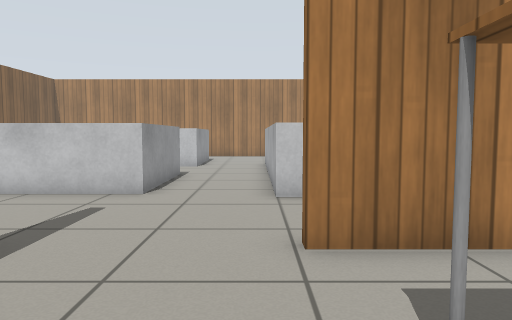
View 1 (above)

22 first-person views from a walk through a Gazebo world. The camera is 0.72 m above the floor, tilts 4° down and sees 70° across. The floor is counted in squares, 0.5 m on a side. Each view is taken from the middle of a square. On the plan, view 1 faces up. The plan holds only what a view shows up to about 16 squares ahead; the rest is blank. Simple patterns stand in for the simulator's built-in surfaces.

View 2
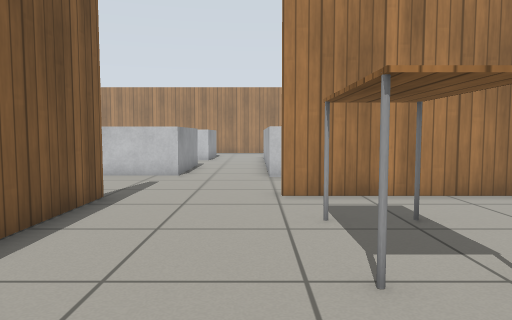

View 3
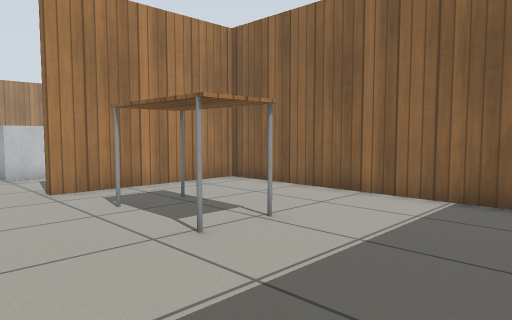

View 4
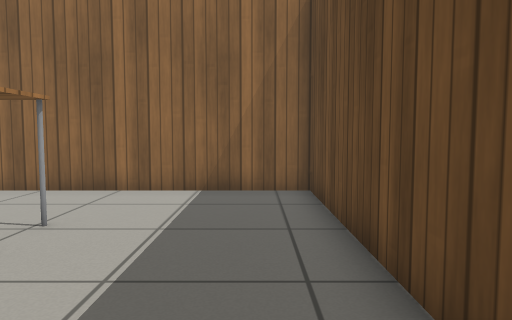

View 5
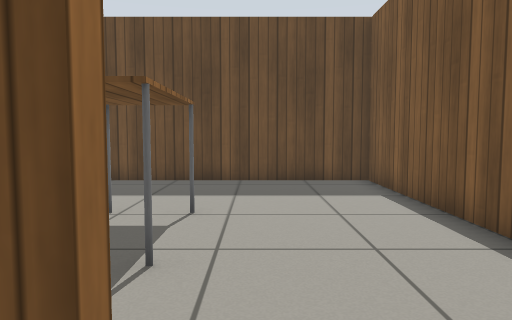

View 6
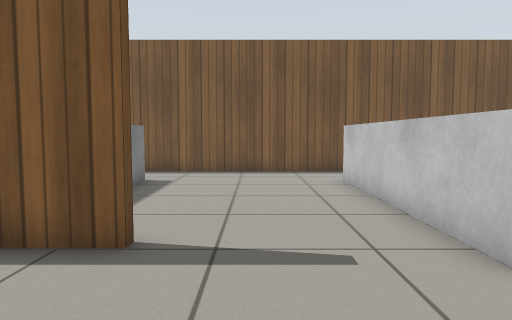

View 7
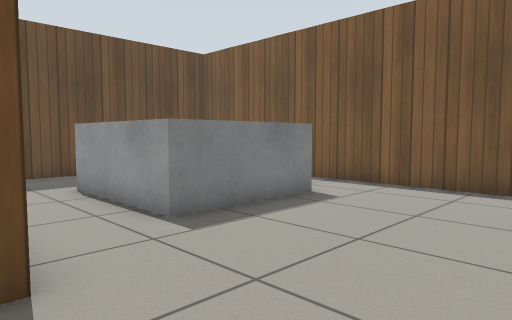

View 8
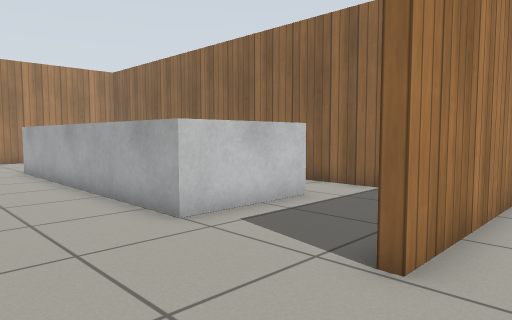

View 9
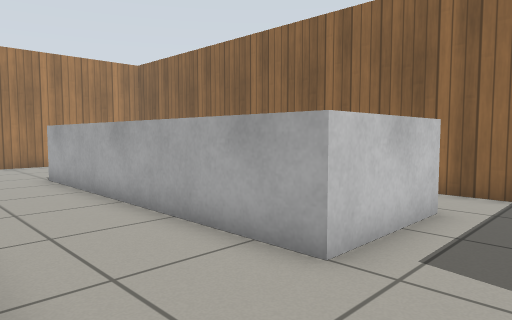

View 10
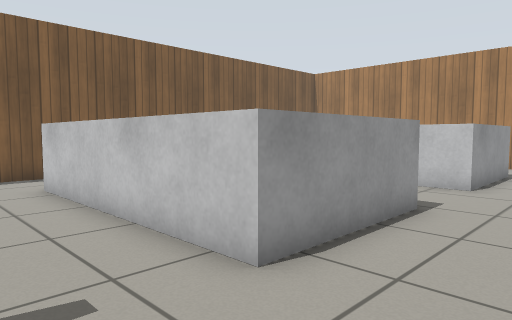

View 11
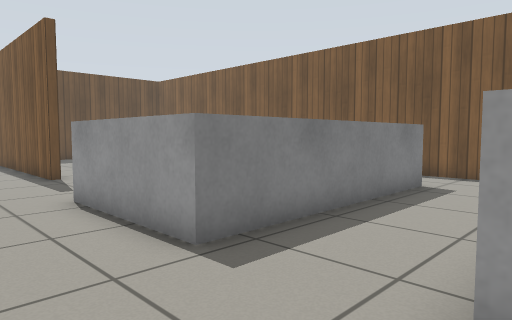

View 12
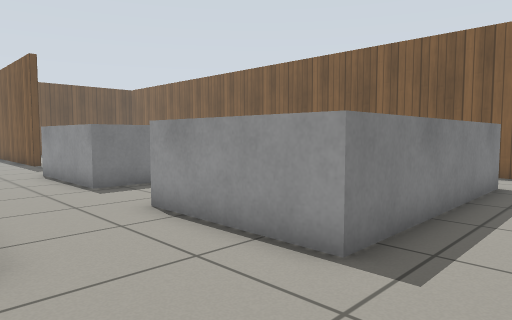

View 13
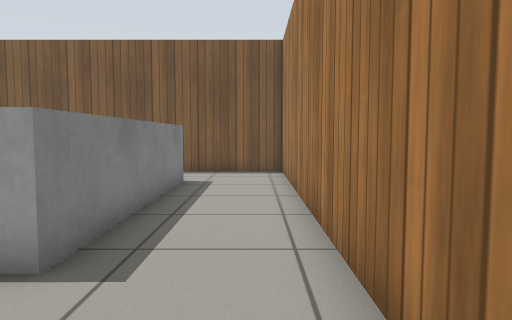

View 14
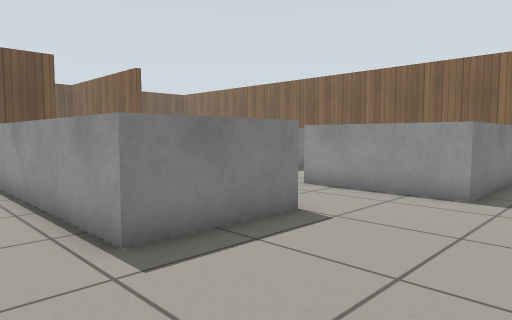

View 15
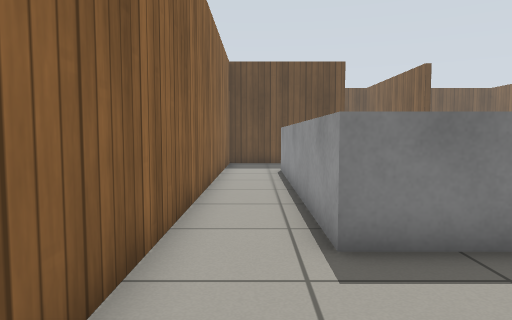

View 16
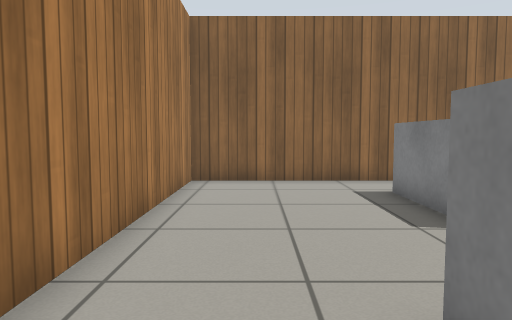

View 17
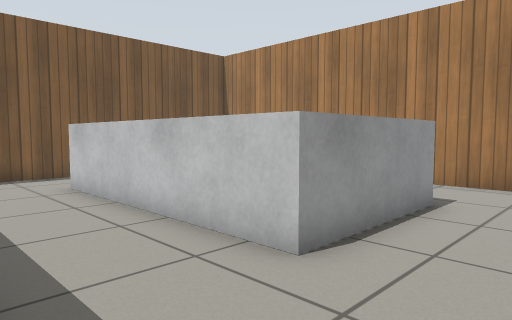

View 18
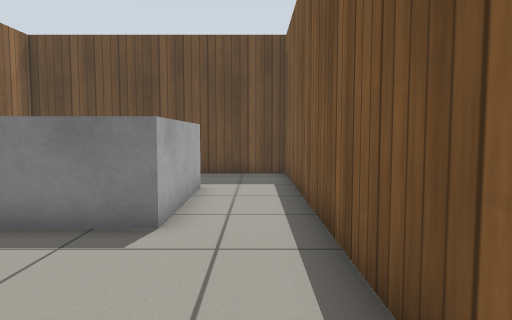

View 19
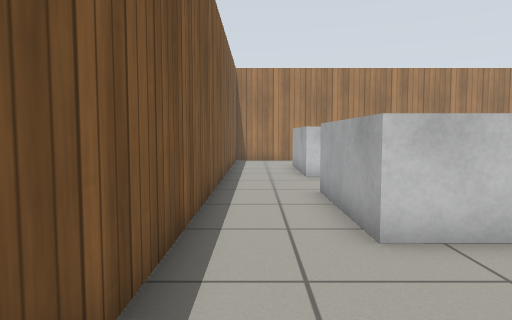

View 20
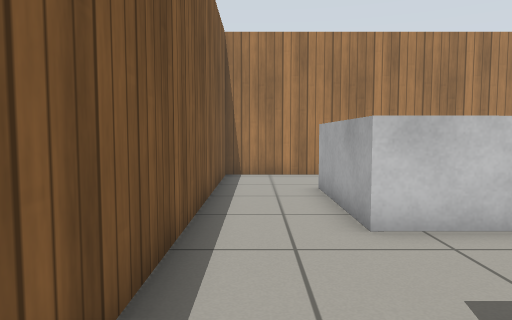

View 21
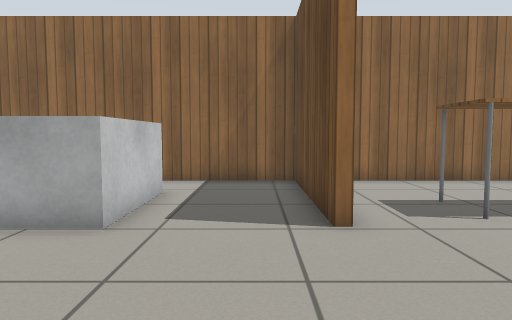

View 22
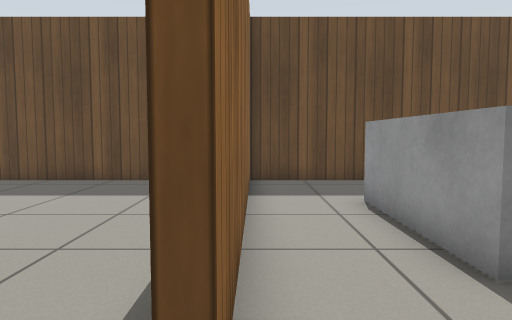

### Floor plan
Ten units are one square. View 1 is at (0, 0); x grows to the right and y downward. Boxes are objects, and circles mark ways between rooms. Rooms are numbered by the first view taken in them; rooms with no view inside come last. Other rooms are left out.
<svg viewBox="-136 -245 204 304">
<path fill="none" stroke="#000" d="M-35 -34 -35 54 63 54 63 -45 6 -45M-35 -44 -35 -34M6 -45 6 -48 63 -48 63 -240 -131 -240 -131 54 -38 54 -38 -44"/>
<rect x="5" y="-25" width="20" height="40" fill="#bbb"><title>table</title></rect>
<rect x="-105" y="-25" width="40" height="50" fill="#bbb"><title>white box</title></rect>
<rect x="-105" y="-135" width="80" height="50" fill="#bbb"><title>white box</title></rect>
<rect x="-105" y="-215" width="80" height="50" fill="#bbb"><title>white box</title></rect>
<rect x="5" y="-185" width="40" height="100" fill="#bbb"><title>white box</title></rect>
<circle cx="-15" cy="-32" r="3" fill="#2a7"/>
<text x="20" y="10">1</text>
<text x="-40" y="-110">2</text>
</svg>
Room 1 opens to room 2.

Where each view was taken, in squares from view 1:
view 1: 0 up, 0 right, facing up
view 2: 4 down, 0 right, facing up
view 3: 5 down, 2 left, facing up-right
view 4: 4 down, 3 left, facing right
view 5: 6 up, 0 right, facing down
view 6: 6 up, 1 right, facing left
view 7: 8 up, 3 left, facing down-left
view 8: 3 up, 3 left, facing up-right
view 9: 6 up, 3 left, facing up-right
view 10: 6 up, 0 right, facing up-left
view 11: 17 up, 0 right, facing down-left
view 12: 23 up, 1 right, facing down-left
view 13: 23 up, 1 right, facing left
view 14: 23 up, 6 right, facing down-left
view 15: 23 up, 5 right, facing down
view 16: 22 up, 5 left, facing right
view 17: 13 up, 0 right, facing up-left
view 18: 8 up, 12 left, facing down
view 19: 4 up, 12 left, facing up
view 20: 11 up, 12 left, facing up
view 21: 6 up, 5 left, facing right
view 22: 6 up, 4 left, facing down
